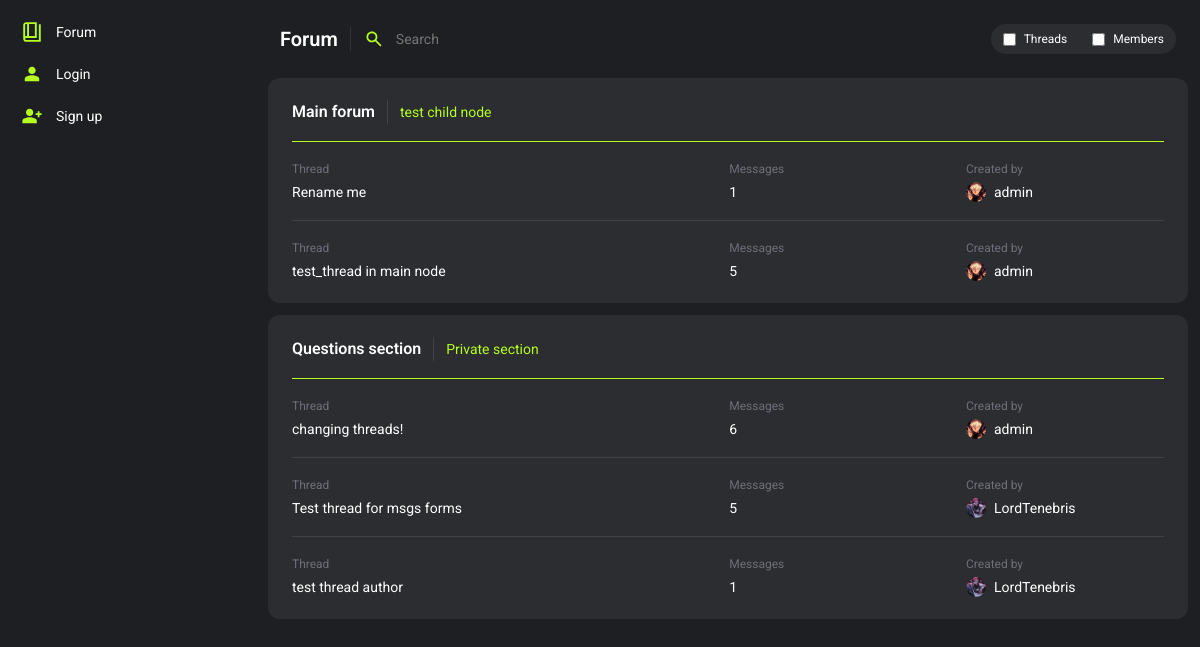
The app's page /, older data.
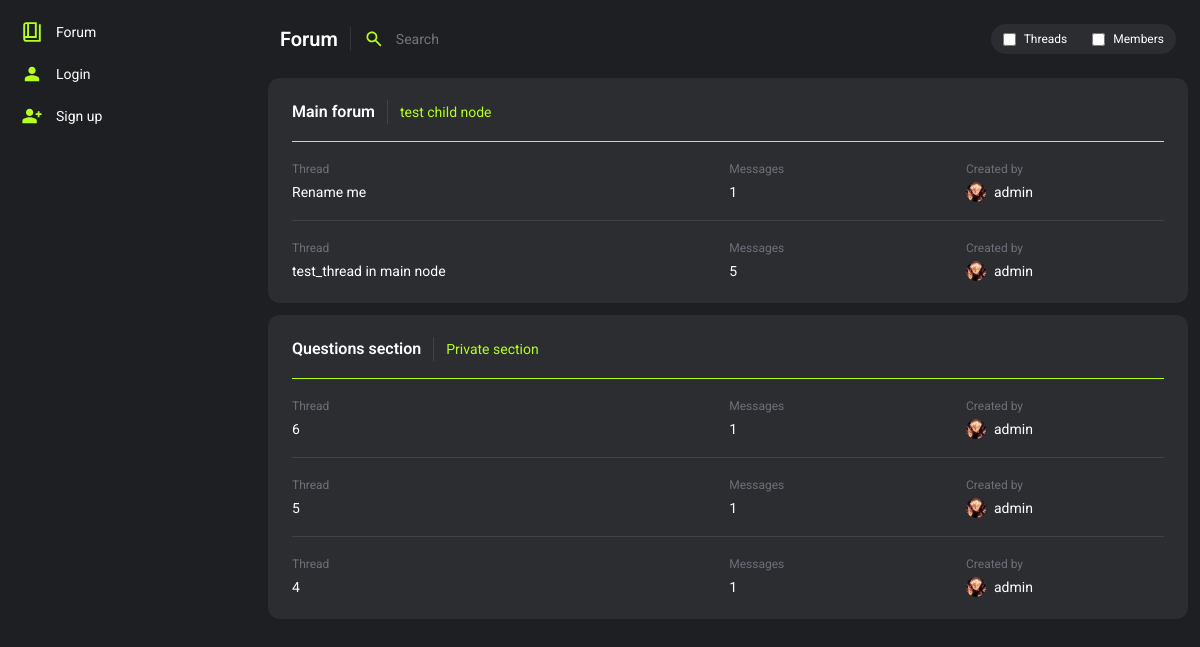
The same page, newer data.
### forum/models.py (models this page shows, shortened)
class Node(models.Model):
    name = models.CharField(max_length=225)
    slug = models.SlugField(max_length=225, blank=True, null=True)
    description = models.TextField(blank=True, default=None, null=True)
    type_question = models.BooleanField(default=False)
    type_private = models.BooleanField(default=False)
    user_only = models.BooleanField(default=False)
    staff_only = models.BooleanField(default=True)
    parent = models.ForeignKey('self', on_delete=models.SET_NULL, null=True, blank=True)

class Thread(models.Model):
    user = models.ForeignKey(User, on_delete=models.SET_NULL, null=True)
    title = models.CharField(max_length=225)
    slug = models.SlugField(max_length=225, blank=True, null=True)
    node = models.ForeignKey(Node, on_delete=models.CASCADE)
    is_closed = models.BooleanField(default=False)
    is_visible = models.BooleanField(default=True)
    is_pinned = models.BooleanField(default=False)
    msg_amount = models.IntegerField(blank=True, null=True, default=1)
    invis_reason = models.TextField(blank=True, null=True)
    deleted_by = models.ForeignKey(User, on_delete=models.SET_NULL, null=True, blank=True, related_name="thread_deleted_by")
    time_created = models.DateTimeField(default=datetime.now())
    time_changed = models.DateTimeField(null=True, blank=True)
    def __str__(self):
        return self.title

### users/models.py (models this page shows, shortened)
class Profile(models.Model):
    user = models.OneToOneField(User, on_delete=models.CASCADE)
    title = models.CharField(max_length=100, null=True, blank=True, default="Member")
    info = models.CharField(max_length=200, null=True, blank=True)
    profile_picture = models.CharField(max_length=225, null=True, blank=True, default="default.svg")
    warnings = models.SmallIntegerField(default=0)
    active_notifications = models.IntegerField(default=0)
    is_banned = models.BooleanField(default=False)
    banned_by = models.ForeignKey(User, related_name='banned_by', null=True, blank=True, on_delete=models.SET_NULL)
    ban_reason = models.TextField(null=True, blank=True)
    ban_time = models.DateTimeField(null=True, blank=True)

### forum/views.py (the view)
# urls.py: path('', views.forum_main, name='forum_main'),
def forum_main(request):
    context = {}
    if request.method == "POST":
        context['forum_search'] = True
        content_type = request.POST.get("content_type")
        searched = request.POST.get("search")
        context['type'] = 'posts'
        if content_type:
            if content_type == "threads":
                results = Thread.objects.filter(title__icontains=searched)
                context['type'] = 'threads'
            if content_type == "members":
                results = User.objects.filter(username__icontains=searched)
                context['type'] = 'members'
        else:
            results = Message.objects.filter(message__icontains=searched)
        context['results'] = results
    else:
        nodes = Node.objects.all()
        tree = build_nodes_tree(nodes)
        last_threads = []
        for node in nodes:
            threads = Thread.objects.filter(node=node, is_visible=True).annotate(
            latest_msg=Max('message__id')).order_by('-latest_msg')[:3] # take and show only 3 threads, with time sorting
            last_threads.extend(threads)
        context = {
            'tree':tree,
            'threads':threads,
            'last_threads': last_threads
        }
    return render(request, "forum_main.html", context)

### forum/utils.py (called while the page is built)
def build_nodes_tree(nodes, parent=None):
    tree = []
    for node in nodes:
        if node.parent == parent:
            children = build_nodes_tree(nodes, parent=node)
            tree.append({'node': node, 'children': children})
    return tree

### users/chat_processor.py (called while the page is built, shortened)
def profile_processor(request):
    chat_data = {}
    return chat_data

### forum/templates/forum_main.html (shortened to what this page needs)
{% extends 'base.html' %}
{% block style %}
    {% load static %}
    <link rel="stylesheet" href="{% static 'forum.css' %}">
{% endblock %}
{% block header %}
    <header class="wrapper">
        <h2 class="title"><a href="/" style="color: #fff;">Forum</a></h2>
        <div class="headerLine"></div>
        <form class="wrapper headerSearch" action="{% url 'forum_main' %}" method="post">
            <input class="headerSearchInput" placeholder="Search" type="text" name="search" id="">
            <div class="wrapper forumSearchFilterContainer">
                <div class="wrapper forumSearchFilterBtn">
                    <input type="checkbox" name="content_type" id="threads_checkbox" value="threads">
                    <label for="threads_checkbox" class="forumSearchFilterText">Threads</label>
                </div>
                <div class="wrapper forumSearchFilterBtn">
                    <input type="checkbox" name="content_type" id="members_checkbox" value="members">
                    <label for="members_checkbox" class="forumSearchFilterText">Members</label>
                </div>
            </div>
        </form>
    </header>
{% endblock %}
{% block content %}
<div class="container content">
    {% for item in tree %}
        <div class="container card">
            <div class="wrapper forumCardHeader">
                <a class="forumCardBtn"  href="{% url 'section' item.node.name|slugify %}">{{ item.node.name }}</a>
                {% if item.children %}
                    {% for child in item.children %}
                        <a class="forumCardHeaderBtn" href="{% url 'section' child.node.name|slugify %}">{{ child.node.name }}</a>
                    {% endfor %}
                {% endif %}
            </div>
            {% for thread in last_threads %}
                {% if thread.node == item.node and thread.is_visible == True %}
                <div class="cardLine"></div>
                <div class="cardSectionMultiple">
                    <a class="cardSectionItem" href="{% url 'thread' thread.node.slug thread.slug thread.id %}">
                        <div class="container cardSectionInnerItem">
                            <p class="meta">Thread</p>
                            <p class="text">{{ thread }}</p>
                        </div>
                        <div class="container cardSectionInnerItem">
                            <p class="meta">Messages</p>
                            <p class="text">{{ thread.msg_amount }}</p>
                        </div>
                    </a>
                    <a class="container cardSectionAutherItem" href="{% url 'profile_view' thread.user.id %}">
                        <p class="meta">Created by</p>
                        <div class="wrapper cardSectionAutherItemMetaContainer">
                            <img class="themeCardSectionProfilePicture" src="{{ media_url }}{{ thread.user.profile.profile_picture }}" alt="">
                            {% if perms.users.view_profile and thread.user.profile.is_banned %}
                            <p class="text"><del>{{ thread.user.username }}</del></p>
                            {% else %}
                            <p class="text">{{ thread.user.username }}</p>
                            {% endif %}
                        </div>
                    </a>
                </div>
                {% endif %}
            {% endfor %}
        </div>
    {% endfor %}
</div>
{% endblock %}

Row changes from the older to the newer data that the page shows:
changed Node "Questions section": loses Thread (title "changing threads!", msg_amount "6", user.profile.profile_picture (picture), user.username "admin"); loses Thread (title "Test thread for msgs forms", msg_amount "5", user.profile.profile_picture (picture), user.username "LordTenebris"); loses Thread (title "test thread author", msg_amount "1", user.profile.profile_picture (picture), user.username "LordTenebris")
added Thread: title "6", msg_amount "1", user.profile.profile_picture (picture), user.username "admin", shown under Node "Questions section"
added Thread: title "5", msg_amount "1", user.profile.profile_picture (picture), user.username "admin", shown under Node "Questions section"
added Thread: title "4", msg_amount "1", user.profile.profile_picture (picture), user.username "admin", shown under Node "Questions section"
